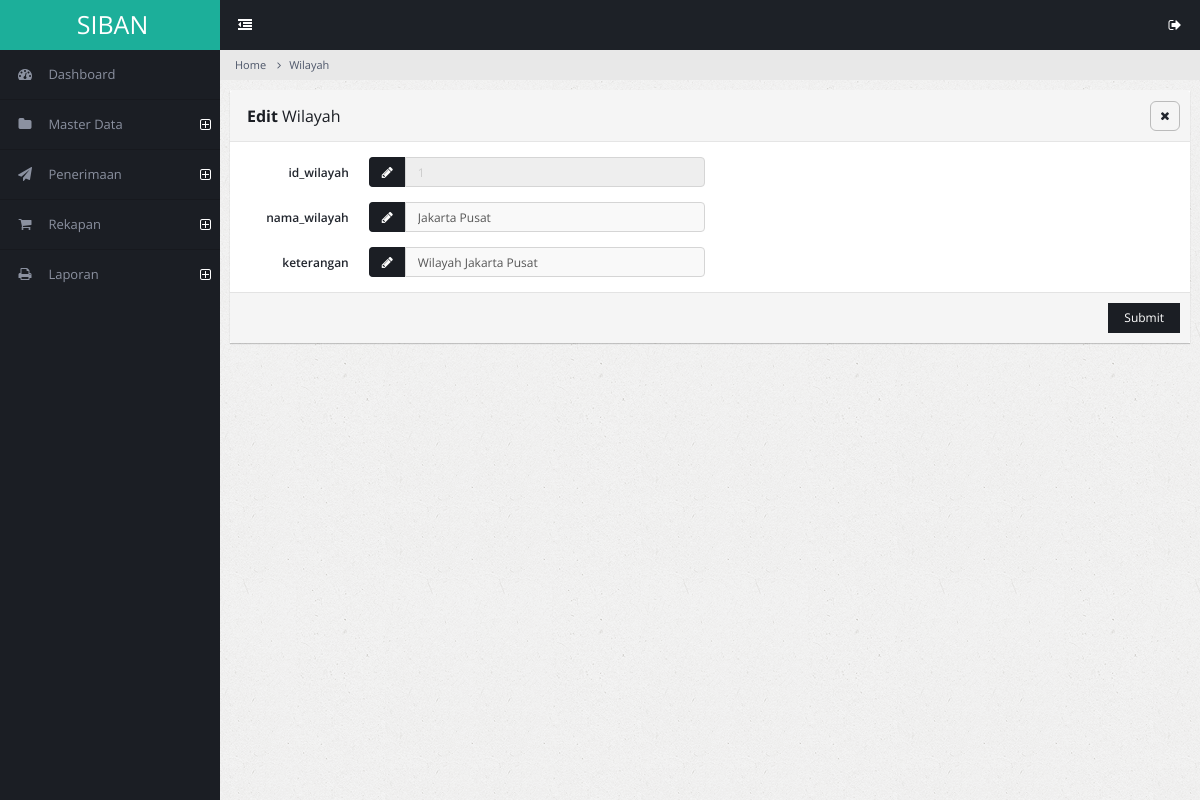
The app's page /admin/wilayah-edit.php?id_wilayah=1 (signed in) with its own data.
### tables this page shows
CREATE TABLE `wilayah` (
  `id_wilayah` int(11) NOT NULL,
  `nama_wilayah` varchar(100) NOT NULL,
  `keterangan` text
);

### admin/wilayah-edit.php (the view, shortened to what this page needs)
<!DOCTYPE html>
<html lang="en">
<head>
        <link rel="stylesheet" type="text/css" id="theme" href="css/theme-default.css"/>
    </head>
    <body>
        <div class="page-container">
            <div class="page-sidebar">
                <?php include 'menu.php'; ?>
            </div>
            <div class="page-content">
                <ul class="x-navigation x-navigation-horizontal x-navigation-panel">
                    <li class="xn-icon-button">
                        <a href="#" class="x-navigation-minimize"><span class="fa fa-dedent"></span></a>
                    </li>
                    <li class="xn-icon-button pull-right">
                        <a href="#" class="mb-control" data-box="#mb-signout"><span class="fa fa-sign-out"></span></a>
                    </li>
                </ul>
                <ul class="breadcrumb">
                    <li><a href="#">Home</a></li>
                    <li><a href="#">Wilayah</a></li>
                </ul>
                <?php
include "../koneksi.php";
$id_wilayah = $_GET['id_wilayah'];
$querymatakuliah = mysqli_query($konek, "SELECT * FROM wilayah
                                        WHERE id_wilayah='$id_wilayah'");
while($matakuliah = mysqli_fetch_array($querymatakuliah)){
?>
                <div class="page-content-wrap">
                    <div class="row">
                        <div class="col-md-12">
                            <form class="form-horizontal" method="POST" action="wilayah_proses_edit" enctype="multipart/form-data">
                            <div class="panel panel-default">
                                <div class="panel-heading">
                                    <h3 class="panel-title"><strong>Edit</strong> Wilayah</h3>
                                    <ul class="panel-controls">
                                        <li><a href="#" class="panel-remove"><span class="fa fa-times"></span></a></li>
                                    </ul>
                                </div>
                                <div class="panel-body">
                                    <div class="row">
                                        <div class="col-md-6">
                                            <div class="form-group">
                                                <label class="col-md-3 control-label">id_wilayah</label>
                                                <div class="col-md-9">
                                                    <div class="input-group">
                                                        <span class="input-group-addon"><span class="fa fa-pencil"></span></span>
                                                        <input type="text" name="id_wilayah" readonly class="form-control"
                                                        value="<?php echo $matakuliah["id_wilayah"]; ?>"/>
                                                    </div>
                                                </div>
                                            </div>
                                            <div class="form-group">
                                                <label class="col-md-3 control-label">nama_wilayah</label>
                                                <div class="col-md-9">
                                                    <div class="input-group">
                                                        <span class="input-group-addon"><span class="fa fa-pencil"></span></span>
                                                        <input type="text" name="nama_wilayah" class="form-control"
                                                        value="<?php echo $matakuliah["nama_wilayah"]; ?>"/>
                                                    </div>
                                                </div>
                                            </div>
                                            <div class="form-group">
                                                <label class="col-md-3 control-label">keterangan</label>
                                                <div class="col-md-9">
                                                    <div class="input-group">
                                                        <span class="input-group-addon"><span class="fa fa-pencil"></span></span>
                                                        <input type="text" name="keterangan" class="form-control"
                                                        value="<?php echo $matakuliah["keterangan"]; ?>"/>
                                                    </div>
                                                </div>
                                            </div>
                                        </div>
                                    </div>
                                </div>
                                <div class="panel-footer">
                                    <button class="btn btn-primary pull-right">Submit</button>
                                </div>
                            </div>
                            </form>
                        </div>
                    </div>
                </div>
            </div>
        </div>
        <?php } ?>
    </body>
</html>

### records on screen
wilayah: id_wilayah "1", nama_wilayah "Jakarta Pusat", keterangan "Wilayah Jakarta Pusat"
